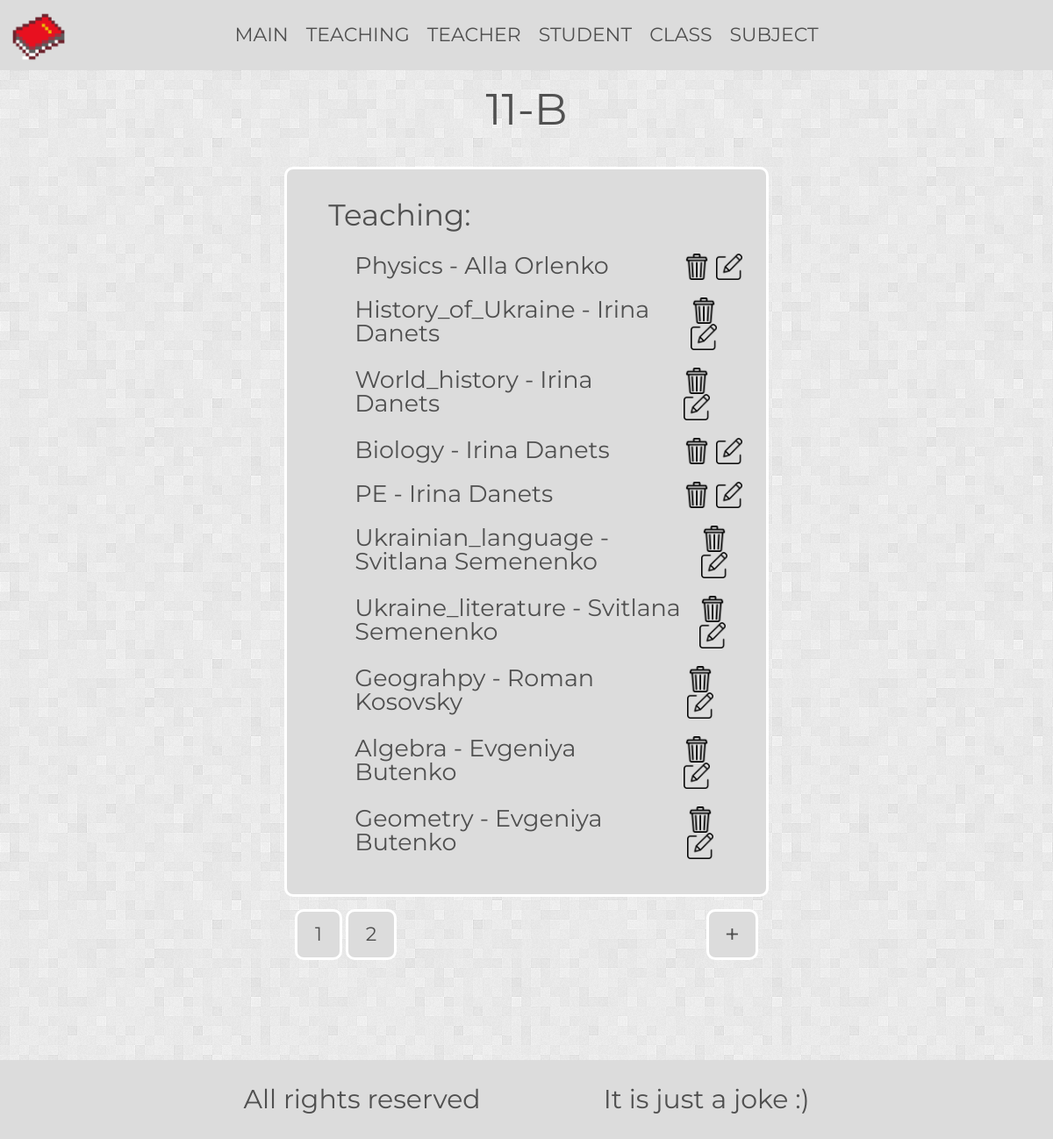
The page /show_teachingS/group/1 on the database its author committed.
### school_data/models.py (models this page shows)
class Group(db.Model):
    id = db.Column(db.Integer, primary_key=True)
    name = db.Column(db.String(4), nullable=False, unique=True)
    students = db.relationship('Student', backref='group')
    teachingS = db.relationship('Teaching', back_populates='group')
    def __repr__(self):
        return f"{self.name}"

class Teaching(db.Model):
    id = db.Column(db.Integer, primary_key=True)
    group_id = db.Column(db.Integer, db.ForeignKey('group.id'), nullable=False)
    subject_id = db.Column(db.Integer, db.ForeignKey('subject.id'), nullable=False)
    teacher_id = db.Column(db.Integer, db.ForeignKey('teacher.id'), nullable=False)
    group = db.relationship('Group', back_populates='teachingS')
    subject = db.relationship('Subject', back_populates='teachingS')
    teacher = db.relationship('Teacher', back_populates='teachingS')

class Subject(db.Model):
    id = db.Column(db.Integer, primary_key=True)
    name = db.Column(db.String(30), nullable=False, unique=True)
    teachingS = db.relationship('Teaching', back_populates='subject')
    def __repr__(self):
        return f"{self.name}"

class Teacher(db.Model):
    id = db.Column(db.Integer, primary_key=True)
    name = db.Column(db.String(50), nullable=False)
    surname = db.Column(db.String(50), nullable=False)
    teachingS = db.relationship('Teaching', back_populates='teacher')
    def __repr__(self):
        return f"{self.name} {self.surname}"

### school_data/teaching/routes.py (the view)
@teachingS.route('/show_teachingS/group/<int:id>', methods=["GET"])
def show_by_group(id):
    page = request.args.get("page", 1, type=int)
    group = Group.query.get_or_404(id)
    current_teachingS = Teaching.query.filter_by(group=group).order_by(Teaching.teacher_id)
    paginate_teachingS = db.paginate(current_teachingS, page=page, per_page=10)
    return render_template('TeacherAndSubjectByGroup.html', paginate_teachingS=paginate_teachingS, page=page,
                           group=group)

### school_data/teaching/routes.py (called while the page is built)
@teachingS.after_request
def save_response(response):
    return url_history_util.save_response(response)

### school_data/utils/url_history_util.py (called while the page is built)
def save_response(response):
    if request.method == 'POST':
        return response
    if request.endpoint == 'static':
        return response
    history = session.get('history', [])
    if history:
        if (history[-1][0] == request.endpoint and
                history[-1][1] == request.view_args):
            return response
    history.append([
        request.endpoint,
        request.view_args,
        response.status_code
    ])
    session['history'] = history[-5:]
    return response

### school_data/templates/TeacherAndSubjectByGroup.html (shortened to what this page needs)
{% extends 'base.html'%}
{% block content%}
    <div>
        <h1 class="h1">{{group}}</h1>
        <div class="groups__frame">
            <div class="ol__box">
                <h2 class="peoples__relative">Teaching:</h2>
                  <div class="li__box">
                    {% for teaching in paginate_teachingS.items %}
                          <div class="people__box">
                              <span>{{ teaching.subject }} - {{ teaching.teacher }}</span>
                              <span>
                                  <a href={{url_for('teachingS.delete_teaching', id=teaching.id)}} >
                                      <img class="delete__thing" src={{url_for('static', filename='img/trash.png')}}>
                                  </a>
                                  <a href={{url_for('teachingS.edit_teaching', id=teaching.id, default_group_id=group.id)}} >
                                        <img class="edit__pencil" src={{url_for('static', filename='img/edit_pencil.png')}}>
                                  </a>
                              </span>
                          </div>
                    {% endfor %}
                  </div>
            </div>
        </div>
        <div class="tool__box">
            <div>
                {% for page_num in paginate_teachingS.iter_pages(left_edge=1, right_edge=1, left_current=1, right_current=1) %}
                    {% if page_num %}
                        <a class="page__box" href={{url_for('teachingS.show_by_group', page=page_num, id=group.id)}}>{{ page_num }}</a>
                    {% else %}
                        <span class="between__page">...</span>
                    {% endif %}
                {% endfor %}
            </div>
            <div>
                 <a class="add__people__box" href={{url_for('teachingS.add_teaching',  default_group_id=group.id)}} >+</a>
            </div>
        </div>
    </div>
{% endblock %}

### school_data/static/css/style.css (style rules this page uses)
* { padding: 0;margin: 0;border: 0; }
*,*:before,*:after { -moz-box-sizing: border-box;-webkit-box-sizing: border-box;box-sizing: border-box; }
html,body { height: 100%;width: 100%;font-size: 100%;line-height: 1;font-size: 14px;-ms-text-size-adjust: 100%;-moz-text-size-adjust: 100%;-webkit-text-size-adjust: 100%; }
a, a:visited { text-decoration: none; }
img { vertical-align: top; }
h1,h2,h3,h4,h5,h6 { font-size:inherit;font-weight: 400; }
* { font-family: 'Montserrat', sans-serif; }
body { color: rgb(80, 80, 80); min-height: 100vh; display: flex; flex-direction: column; }
a { color: rgb(80, 80, 80); }
.h1 { padding-top: 20px; font-size: 50px; text-align: center; }
.groups__frame { font-size: 27px; margin: 0 27%; margin-top: 40px; background-color: rgb(220, 220, 220); border-radius: 10px; border: 3px solid white; }
.li__box { display: flex; flex-direction: column; justify-content: center; padding-left: 50px; gap: 20px; }
.ol__box { padding: 15px 5%; padding-bottom: 40px; }
.peoples__relative { position:relative; top:20px; left:20px; font-size: 34px; }
.tool__box { margin: 14px 28%; display: flex; justify-content: space-between; }
.page__box { display: inline-block; padding: 15px 20px; background-color: rgb(220, 220, 220); border-radius: 10px; border: 3px solid white; font-size: 22px; }
.add__people__box { display: inline-block; padding: 11px 18px; background-color: rgb(220, 220, 220); border-radius: 10px; border: 3px solid white; font-size: 30px; }
.edit__pencil { height: 30px; }
.people__box { display: flex; justify-content: space-between; }
.delete__thing { height: 30px; }

### rows shown on the page
Group: name "11-B"
Teaching: subject "Physics", teacher "Alla Orlenko"
Teaching: subject "History_of_Ukraine", teacher "Irina Danets"
Teaching: subject "World_history", teacher "Irina Danets"
Teaching: subject "Biology", teacher "Irina Danets"
Teaching: subject "PE", teacher "Irina Danets"
Teaching: subject "Ukrainian_language", teacher "Svitlana Semenenko"
Teaching: subject "Ukraine_literature", teacher "Svitlana Semenenko"
Teaching: subject "Geograhpy", teacher "Roman Kosovsky"
Teaching: subject "Algebra", teacher "Evgeniya Butenko"
Teaching: subject "Geometry", teacher "Evgeniya Butenko"

### other values the page prints
{{ page_num }} "1" "2"
